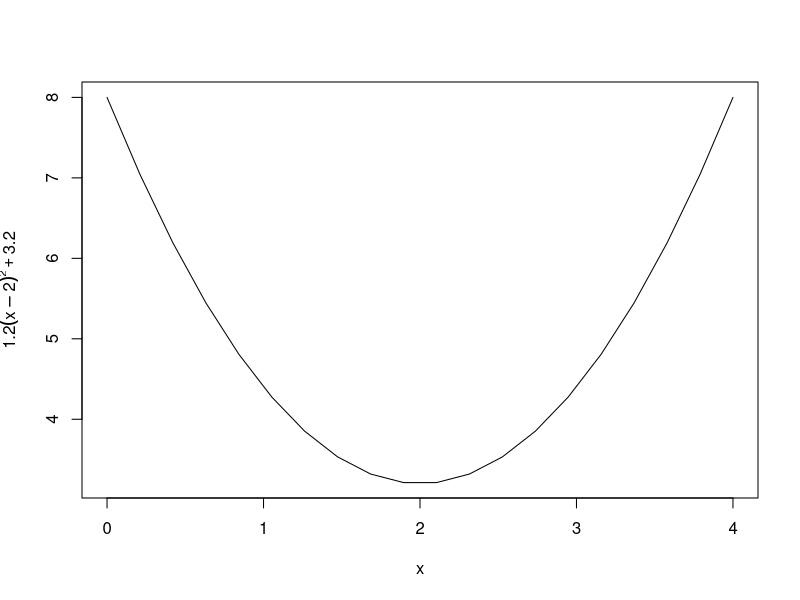

Write the R code that produced this figure. (Note: this script raises an error after producing the figure.)
f =  function(x) {
  1.2 * (x-2)^2 + 3.2
}

xs = seq(0,4,len=20)
# plot the function 
plot(xs , f (xs), type="l",xlab="x",ylab=expression(1.2(x-2)^2 +3.2))

# calculate the gradeint df/dx

grad = function(x){
  1.2*2*(x-2)
}

iterations = 100 
threshold=1e-5
x = 4 # initialize the first guess for x-value
xtrace = x # store x -values for graphing purposes (initial)
ftrace = f(x) # store y-values (function evaluated at x) for graphing purposes (initial)

for (iter in 1:iterations) {
  #find the optimal step factor for each iteration
  stepFactor = 
  x <- x - stepFactor*grad(x) # gradient descent update
  xtrace <- c(xtrace,x) # update for graph
  ftrace <- c(ftrace,f(x)) # update for graph
  if(iter > 1 && (abs(ftrace[iter] - ftrace[iter-1])) < threshold) break
}
lines ( xtrace , ftrace , type="b",col="blue")
